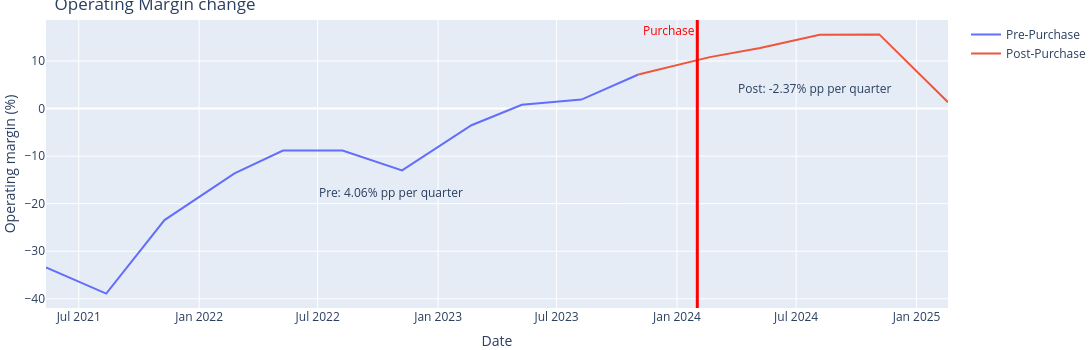

The cell this chart's notebook holds for it:
### Markdown cell above
## Quarterly operating profitability

Operating margin is operating income divided by revenue. Its level is shown
in percent; changes in that level are measured in **percentage points (pp)**.
For example, moving from a 5% margin to a 7% margin is a 2 pp improvement.

The annotations show the mean quarter-to-quarter change within each group,
not a compound percentage growth rate. This remains meaningful when margins
are negative or cross zero.

`Margins`

### Code cell
avg_change_pre = known_at_purchase["operating_margin_pct"].diff().mean()
avg_change_post = analysis["operating_margin_pct"].diff().mean()

fig = px.line(known_at_purchase, x="filed", y="operating_margin_pct", height=350, width=1300, labels={"index":"Date", "operating_margin_pct":"Operating margin (%)", "filed":"Date"}, title="Operating Margin change").update_traces(name="Pre-Purchase", showlegend=True)

fig.add_annotation(
    x=0.3, y=0.4, xref="paper", yref="paper", showarrow=False,
    text=f"Pre: {avg_change_pre:.2f}% pp per quarter"
).add_annotation(
    x=0.94, y=0.8, xref="paper", yref="paper", showarrow=False,
    text=f"Post: {avg_change_post:.2f}% pp per quarter"
).add_vline(
    x=purchase_date, line_color="red", line_width=3,
    annotation_text=f"Purchase",
    annotation_position=f"top left",
    annotation_font_color="red")

post_plot = pd.concat([known_at_purchase.tail(1), analysis])

fig.add_scatter(
    x=post_plot["filed"], y=post_plot["operating_margin_pct"],
    mode="lines", name="Post-Purchase"
)
fig.update_layout(margin=dict(l=5, r=00, t=20, b=10)).show()

### Figure 1 — Plotly figure (JSON) as saved in the notebook; plotly's stock layout.template omitted (floating-point values rounded to 4 significant figures)
{"data": [{"hovertemplate": "Date=%{x}<br>Operating margin (%)=%{y}<extra></extra>", "legendgroup": "", "line": {"color": "#636efa", "dash": "solid"}, "marker": {"symbol": "circle"}, "mode": "lines", "name": "Pre-Purchase", "orientation": "v", "showlegend": true, "type": "scatter", "x": ["2021-05-12T00:00:00", "2021-08-12T00:00:00", "2021-11-09T00:00:00", "2022-02-24T00:00:00", "2022-05-09T00:00:00", "2022-08-08T00:00:00", "2022-11-07T00:00:00", "2023-02-21T00:00:00", "2023-05-09T00:00:00", "2023-08-08T00:00:00", "2023-11-03T00:00:00"], "xaxis": "x", "y": [-33.41, -38.91, -23.45, -13.62, -8.836, -8.825, -13.01, -3.505, 0.7835, 1.889, 7.163], "yaxis": "y"}, {"mode": "lines", "name": "Post-Purchase", "type": "scatter", "x": ["2023-11-03T00:00:00", "2024-02-20T00:00:00", "2024-05-07T00:00:00", "2024-08-06T00:00:00", "2024-11-05T00:00:00", "2025-02-18T00:00:00"], "y": [7.163, 10.82, 12.75, 15.53, 15.59, 1.334]}], "layout": {"annotations": [{"showarrow": false, "text": "Pre: 4.06% pp per quarter", "x": 0.3, "xref": "paper", "y": 0.4, "yref": "paper"}, {"showarrow": false, "text": "Post: -2.37% pp per quarter", "x": 0.94, "xref": "paper", "y": 0.8, "yref": "paper"}, {"font": {"color": "red"}, "showarrow": false, "text": "Purchase", "x": "2024-02-01", "xanchor": "right", "xref": "x", "y": 1, "yanchor": "top", "yref": "y domain"}], "height": 350, "legend": {"tracegroupgap": 0}, "margin": {"b": 10, "l": 5, "r": 0, "t": 20}, "shapes": [{"line": {"color": "red", "width": 3}, "type": "line", "x0": "2024-02-01", "x1": "2024-02-01", "xref": "x", "y0": 0, "y1": 1, "yref": "y domain"}], "title": {"text": "Operating Margin change"}, "width": 1300, "xaxis": {"anchor": "y", "domain": [0, 1], "title": {"text": "Date"}}, "yaxis": {"anchor": "x", "domain": [0, 1], "title": {"text": "Operating margin (%)"}}}}
